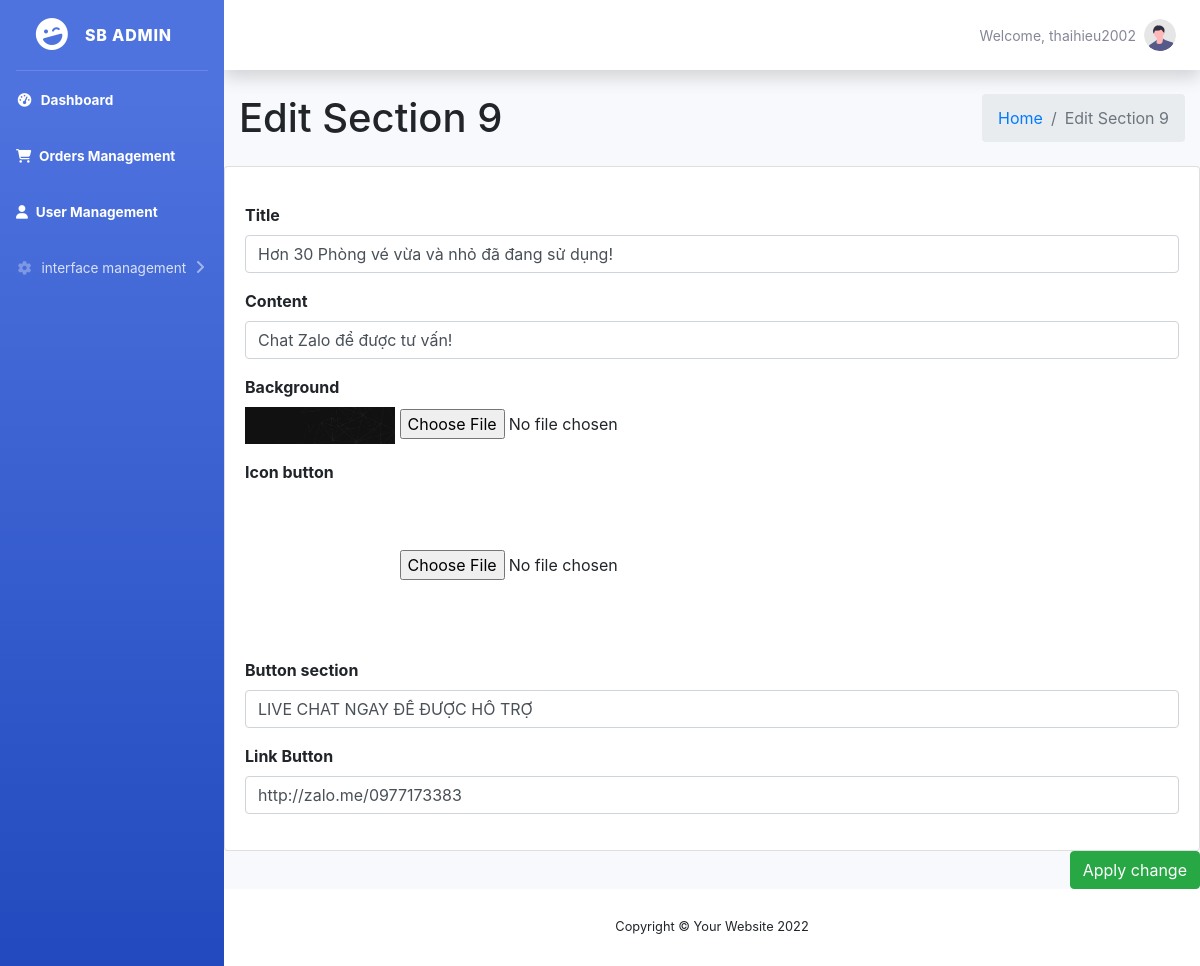
The page /views/editSection9.php?id=1 (signed in) on the database its author committed.
### tables this page shows
CREATE TABLE IF NOT EXISTS `section_9` (
  `id` int(11) NOT NULL AUTO_INCREMENT,
  `title` varchar(500) NOT NULL,
  `des` varchar(500) NOT NULL,
  `background` varchar(500) NOT NULL,
  `icon_btn` varchar(500) NOT NULL,
  `btn_sec` varchar(500) NOT NULL,
  `link_btn` varchar(500) DEFAULT NULL,
  PRIMARY KEY (`id`)
);

### models/db.php (called while the page is built)
<?php
class Db
{
	public static $connection;
    public function __construct()
    {
    if (!self::$connection) {
    self::$connection = new mysqli(DB_HOST, DB_USER, DB_PASSWORD, DB_NAME,PORT);
    self::$connection->set_charset(DB_CHARSET);
    }
    return self::$connection;
    }
}

### models/section9.php (called while the page is built, shortened)
<?php
class Section9 extends Db
{
    public function getSS9ById($id)
    {
        $sql = self::$connection->prepare("SELECT * FROM `section_9` WHERE id = " . $id);
        $sql->execute();
        $item = $sql->get_result()->fetch_all(MYSQLI_ASSOC);
        return $item;
    }
}

### views/editSection9.php (the view, shortened to what this page needs)
<?php
include "header.php";
?>
<body class="hold-transition sidebar-mini">
    <div class="wrapper">
        <div class="content-wrapper">
            <section class="content-header">
                <div class="container-fluid">
                    <div class="row mb-2">
                        <div class="col-sm-6">
                            <h1>Edit Section 9</h1>
                        </div>
                        <div class="col-sm-6">
                            <ol class="breadcrumb float-sm-right">
                                <li class="breadcrumb-item"><a href="index.php">Home</a></li>
                                <li class="breadcrumb-item active">Edit Section 9</li>
                            </ol>
                        </div>
                    </div>
                </div>
            </section>
            <section class="content">
                <form action="../controllers/section9/editSS9.php" method="post" enctype="multipart/form-data">
                    <div class="row">
                        <div class="col-md-12">
                            <?php $getSS9ById = $section9->getSS9ById($_GET['id']);
                            foreach ($getSS9ById as $values) : ?>
                                <div class="card card-primary">
                                    <div class="card-body">
                                        <div class="form-group">
                                            <label for="inputName"><b>Title</b></label>
                                            <input value="<?php echo $values['title'] ?>" type="text" id="inputName" class="form-control" name="title">
                                        </div>
                                        <div class="form-group">
                                            <label for="inputName"><b>Content</b></label>
                                            <input value="<?php echo $values['des'] ?>" type="text" id="inputName" class="form-control" name="content">
                                        </div>
                                        <div class="form-group">
                                            <label for="inputName"><b>Background</b></label>
                                            <br>
                                            <img style="width:150px;" src="../public/image/<?php echo $values['background'] ?>" alt="">
                                            <input type="file" name="image1" id="fileToUpload">
                                        </div>
                                        <div class="form-group">
                                            <label for="inputName"><b>Icon button</b></label>
                                            <br>
                                            <img style="width:150px;" src="../public/image/<?php echo $values['icon_btn'] ?>" alt="">
                                            <input type="file" name="image2" id="fileToUpload1">
                                        </div>
                                        <div class="form-group">
                                            <label for="inputName"><b>Button section</b></label>
                                            <input value="<?php echo $values['btn_sec'] ?>" type="text" id="inputName" class="form-control" name="btn_sec">
                                        </div>
                                        <div class="form-group">
                                            <label for="inputName"><b>Link Button</b></label>
                                            <input value="<?php echo $values['link_btn'] ?>" type="text" id="inputName" class="form-control" name="link">
                                        </div>
                                    </div>
                                </div>
                            <?php endforeach; ?>
                        </div>
                    </div>
                    <div class="row">
                        <div class="col-12">
                            <input type="submit" name="submit" value="Apply change" class="btn btn-success float-right">
                        </div>
                    </div>
                </form>
            </section>
        </div>
        <?php include "footer.php"; ?>

### rows shown on the page
section_9: title "Hơn 30 Phòng vé vừa và nhỏ đã đang sử dụng!", content "Chat Zalo để được tư vấn!", background (picture), icon_btn (picture), btn_sec "LIVE CHAT NGAY ĐỂ ĐƯỢC HỖ TRỢ", link "http://zalo.me/0977173383"

### other values the page prints
$_SESSION['user'] "thaihieu2002"
